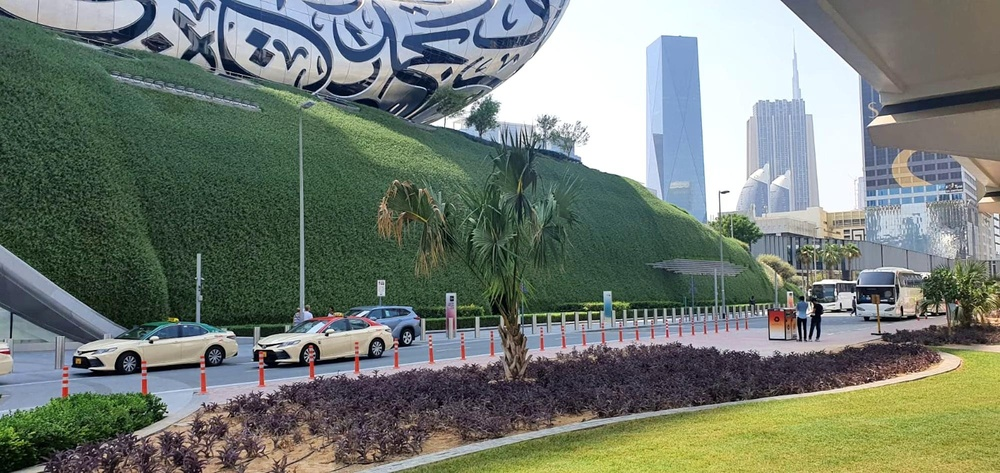
#> input picture data/models/landmark_database/Museum_of_the_Future_image.jpg, 1000 x 473 px, shrunk from 2000 x 946 before the run; its folder holds only this picture in this run
$ python build_landmark_db.py data/models/landmark_database data/models/landmark_database/Museum_of_the_Future_image.jpg out.png
#> lines starting #> are read from the running program, lines starting #| are printed output that depends on the picture
### src/modules/landmark_recognition.py
import cv2
import os
import numpy as np
import pickle
from typing import List, Tuple, Dict, Optional, Any


class LandmarkRecognizer:
    """
    Class for recognizing landmarks in images using ORB features and feature matching.
    """

    def __init__(self, max_features: int = 1000, orb_distance_thresh: int = 65,
                 min_matches: int = 8, ransac_thresh: float = 6.4):
        """
        Initialize the landmark recognizer.

        Args:
            max_features: Maximum number of features to detect
            orb_distance_thresh: Distance threshold for ORB matching
            min_matches: Minimum number of matches required for recognition
            ransac_thresh: RANSAC threshold for homography filtering
        """
#> in build_landmark_database_from_directory, image is the input picture: shape (473, 1000, 3); mean B, G, R 115, 124.1, 114.9
        # Initialize ORB detector with enhanced parameters
        self.orb = cv2.ORB_create(nfeatures=max_features)

        # Initialize BFMatcher with Hamming distance (appropriate for ORB binary descriptors)
        self.matcher = cv2.BFMatcher(cv2.NORM_HAMMING, crossCheck=True)

        # Enhanced parameters from the second script
        self.orb_distance_thresh = orb_distance_thresh
        self.min_matches = min_matches
        self.ransac_thresh = ransac_thresh

        # Database of landmarks
        self.landmark_db = {}  # Maps landmark names to (keypoints, descriptors) tuples
        self.landmark_images = {}  # Maps landmark names to original images

    def add_landmark(self, name: str, image: np.ndarray) -> None:
        """
        Add a landmark to the database.

        Args:
            name: Name of the landmark
            image: Image of the landmark
        """
        # Convert to grayscale if needed
        if len(image.shape) == 3:
            gray = cv2.cvtColor(image, cv2.COLOR_BGR2GRAY)
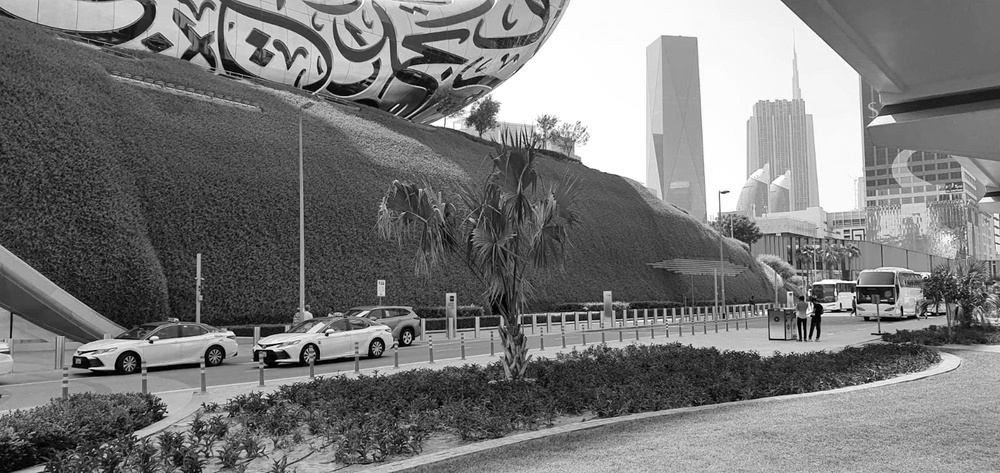
#> gray: shape (473, 1000); min 0, max 255, mean 120.3
        else:
            gray = image

        # Detect keypoints and compute descriptors
        keypoints, descriptors = self.orb.detectAndCompute(gray, None)
#> keypoints = 1000 keypoints; strongest (x, y, size): (151, 341, 31), (327, 334, 31), (857, 285, 31), (854, 282, 31)

        if descriptors is not None and len(keypoints) > 0:
            # Store in database
            self.landmark_db[name] = (keypoints, descriptors)
            self.landmark_images[name] = image.copy()
        else:
            print(f"Warning: No features detected for landmark '{name}'")

    # [148 lines left out: functions match_orb_features, filter_matches_ransac, recognize_landmark, get_match_confidence, not called in this run]

    def save_database(self, db_dir: str) -> None:
        """
        Save the landmark database to disk.

        Args:
            db_dir: Directory to save the database
        """
#> called with db_dir = 'out.png'
        # Create directory if it doesn't exist
        os.makedirs(db_dir, exist_ok=True)

        # Save each landmark
        for name, (keypoints, descriptors) in self.landmark_db.items():
            # Create a safe filename
            safe_name = ''.join(c if c.isalnum() else '_' for c in name)

            # Save descriptors
            desc_path = os.path.join(db_dir, f"{safe_name}_descriptors.npy")
            np.save(desc_path, descriptors)

            # Save the image
            img_path = os.path.join(db_dir, f"{safe_name}_image.jpg")
            cv2.imwrite(img_path, self.landmark_images[name])

            # Save keypoint information using pickle (convert to serializable format)
            keypoints_data = [(kp.pt, kp.size, kp.angle, kp.response, kp.octave, kp.class_id)
                             for kp in keypoints]
            kp_path = os.path.join(db_dir, f"{safe_name}_keypoints.pkl")
            with open(kp_path, 'wb') as f:
                pickle.dump(keypoints_data, f)
#> this loop made 1 pass

        # Save the landmark names
        names_path = os.path.join(db_dir, "landmark_names.txt")
        with open(names_path, 'w') as f:
            for name in self.landmark_db.keys():
                f.write(f"{name}\n")

    # [140 lines left out: functions load_database, create_landmark_dataset, load_landmark_dataset, not called in this run]


# Example usage:
# [55 lines that do not run on import are left out]

### build_landmark_db.py
import os
import cv2
import sys
from src.modules.landmark_recognition import LandmarkRecognizer

def build_landmark_database_from_directory(directory, landmark_name, output_path="data/models/landmark_database"):
    """
    Build a landmark database from a directory of images.

    Args:
        directory: Directory containing landmark images
        landmark_name: Name of the landmark
        output_path: Path to save the landmark database
    """
    # Initialize the landmark recognizer
    recognizer = LandmarkRecognizer()

    # Check if directory exists
    if not os.path.exists(directory):
        print(f"Directory not found: {directory}")
        return False

    # Process each image in the directory
    image_count = 0
    for filename in os.listdir(directory):
        if filename.lower().endswith(('.jpg', '.jpeg', '.png')):
            image_path = os.path.join(directory, filename)

            # Load image
            image = cv2.imread(image_path)

            if image is not None:
                # Add to landmark database
                recognizer.add_landmark(landmark_name, image)
                image_count += 1
                print(f"Added image: {filename}")
            else:
                print(f"Could not load image: {image_path}")

    print(f"Added {image_count} images for landmark '{landmark_name}'")

    if image_count == 0:
        print("No images were added")
        return False

    # Save the landmark database
    os.makedirs(os.path.dirname(output_path), exist_ok=True)
    recognizer.save_database(output_path)
    print(f"Landmark database saved to: {output_path}")

    return True

if __name__ == "__main__":
    if len(sys.argv) < 3:
        print("Usage: python build_landmark_db_from_dir.py <directory> <landmark_name> [output_path]")
        sys.exit(1)

    directory = sys.argv[1]
    landmark_name = sys.argv[2]
    output_path = sys.argv[3] if len(sys.argv) > 3 else "data/models/landmark_database"

    success = build_landmark_database_from_directory(directory, landmark_name, output_path)
    sys.exit(0 if success else 1)
#> (the program exits here)
